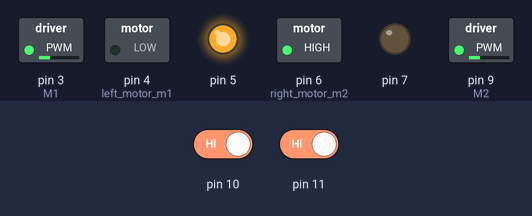
Recording of a sketch running on a simulated Arduino Uno, built with avr-gcc and run on an emulated ATmega328P. On the bench: switched loads named in the sketch (green lamp = pin HIGH), output pins drawn as LEDs (lit = HIGH). Inputs (shaded band) come from the test bench; at power-on: pin 10 HIGH, pin 11 HIGH.

Above: at 1.2 s.
1.3 s: pin 10 driven LOW
At 2.3 s:
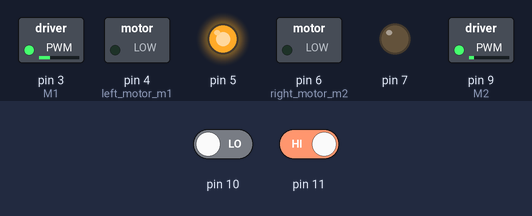
2.8 s: pin 11 driven LOW
At 3.5 s:
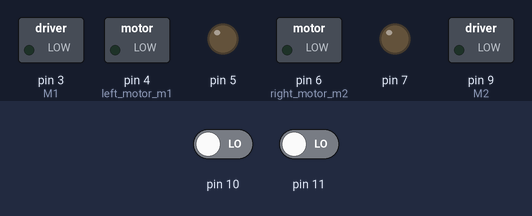
4.3 s: pin 10 driven HIGH
At 4.6 s:
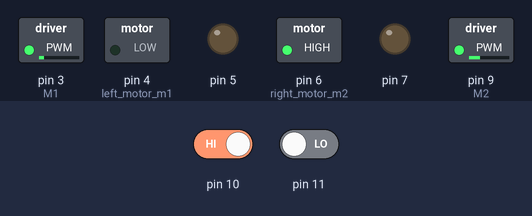
5.8 s: pin 11 driven HIGH
At 6.9 s:
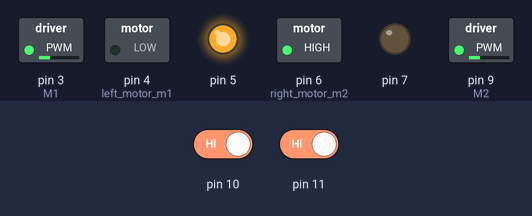
Timing chart, 0 to 8.3 s (numbered marks = the images above; inputs shaded):
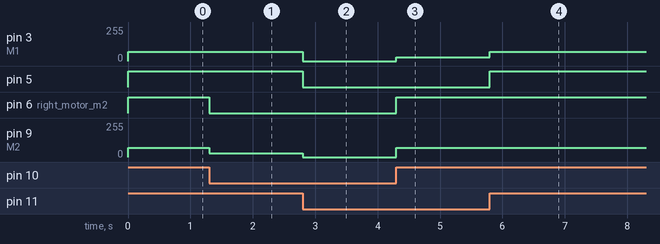

The sketch:

line_follower.ino
```cpp
//#define motor_speed=70;
void setup()
{
  pinMode(10,INPUT);
  pinMode(11,INPUT);
  pinMode(4,OUTPUT);//left motor m1
  pinMode(5,OUTPUT);
  pinMode(6,OUTPUT);//right motor m2
  pinMode(7,OUTPUT);
  pinMode(3,OUTPUT);//M1
  pinMode(9,OUTPUT);//M2
}

void loop()
{
  int ls=digitalRead(10);
  int rs=digitalRead(11);

  if(ls==LOW && rs==LOW)//motor wil stop working
  {
    digitalWrite(4,LOW);
    digitalWrite(5,LOW);
    digitalWrite(6,LOW);
    digitalWrite(7,LOW);
    analogWrite(3,0);
    analogWrite(9,0);
  }
  if(ls==LOW && rs==HIGH)//LEFT TURN
  {
    digitalWrite(4,LOW);
    digitalWrite(5,HIGH);
    digitalWrite(6,LOW);
    digitalWrite(7,LOW);
    analogWrite(3,70);
    analogWrite(9,30);
  }
  if(ls==HIGH && rs==LOW)//RIGHT TURN
  {
    digitalWrite(4,LOW);
    digitalWrite(5,LOW);
    digitalWrite(6,HIGH);
    digitalWrite(7,LOW);
    analogWrite(3,30);
    analogWrite(9,70);
  }
  if(ls==HIGH && rs==HIGH)//FORWAED
  {
    digitalWrite(4,LOW);
    digitalWrite(5,HIGH);
    digitalWrite(6,HIGH);
    digitalWrite(7,LOW);
    analogWrite(3,70);
    analogWrite(9,70);
  }

}
```

Measured:
- after the input at 1.3 s, pin 6 (right_motor_m2): HIGH → LOW at once; pin 9 (M2): 70/255 → 30/255 at once
- after the input at 2.8 s, pin 3 (M1): 70/255 → 0/255 at once; pin 5: HIGH → LOW at once; pin 9 (M2): 30/255 → 0/255 at once
- after the input at 4.3 s, pin 3 (M1): 0/255 → 30/255 at once; pin 6 (right_motor_m2): LOW → HIGH at once; pin 9 (M2): 0/255 → 70/255 at once
- after the input at 5.8 s, pin 3 (M1): 30/255 → 70/255 at once; pin 5: LOW → HIGH at once
